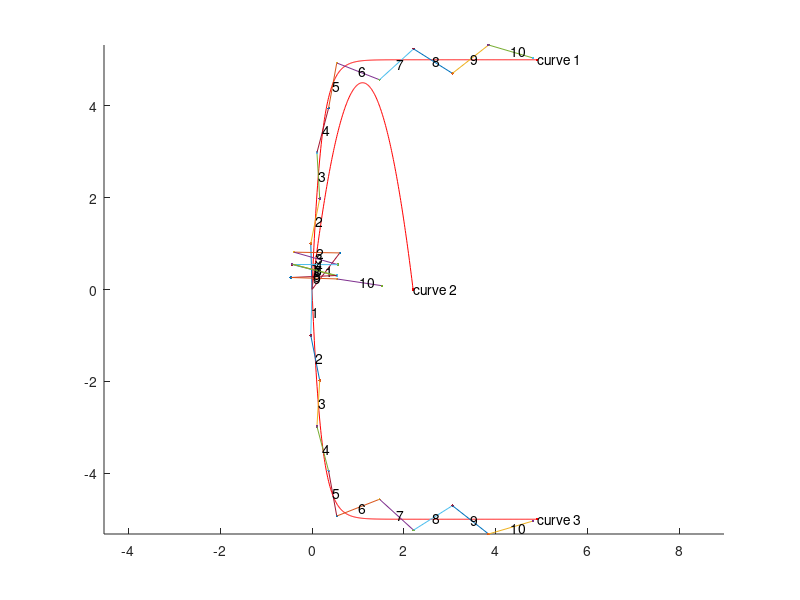

MATLAB code for this plot:
function curves2chains

global thisCurve;

spinner = 1;
q00 = [0;0;0];

Nvp = 3;
N = 10;
Q = zeros(Nvp,N);

T = [0; 1; 2];

Curves = struct('f',{@f1; @f2; @f3},...
               'dp',{@dp1; @dp2; @dp3},...
               'xw',{4.9; 2.2; 4.9},...
               'q0',{[pi/2; zeros(N-1,1)];...
                      % 1      2       3  4      5       6      7    8  9 10      
                     %[pi/2.5 pi/10 -pi/5 pi/5 -pi/1.1 pi/2.5 -pi/1.5 pi/5 -pi/2.5 pi/2.5];...
                     [pi/2.1 0 0 0 0 -pi/1.2 0 0 0 0];...
                     [-pi/2; zeros(N-1,1)]});

close all;
h = figure;
hold on;
axis equal;
for i = 1:Nvp
    % check length of function
    x = 0:.01: Curves(i).xw;
    plot( x, Curves(i).f(x) ,'r') % plot
    plot( Curves(i).xw , Curves(i).f( Curves(i).xw ) ,'r');
    text( Curves(i).xw , Curves(i).f( Curves(i).xw ) , sprintf('curve %d',i) );
    s = quadgk( Curves(i).dp , 0, Curves(i).xw );
    fprintf('Path length of curve %d: %f\n', i, s);
end

if ~input('Continue? [1 for yes, 0 for no]: ')
    return;
else
    
    for n = 1:Nvp
        
        thisCurve = Curves(n);
        
        if n == 2
            [q,fval,exitflag] = fsolve( @chaineqns , Q(1,:)' );
        else
            [q,fval,exitflag] = fsolve( @chaineqns , thisCurve.q0 );
        end
        fprintf('Exit flag for curve %d is %d\n',n,exitflag);
        
        Q(n,:) = q';
    end

    figure(h);
    for i = 1:Nvp
        plotlink( Q(i,:) ); % plot links
    end
    
    if ~input('Did the curves succeed? Should I save?: ')
        return;
    else
        % convert to relative angles
        Q2 = Q;
        for j = 2:N
            Q2(:,j) = Q(:,j) - Q(:,j-1);
        end
        
        if spinner
            Q2 = [q00 Q2];
        end
        
        OUT = [Q2 T];
        save path1.mat OUT -ascii
    end    
end

end % curves2chains

function f = f1(x)

%f = 0.1*x.^2;
%f = 0*x;
f = 5*(1-exp(-5*x));

end

function f = f2(x)

% f = 2*sqrt(x);
xo = 2.2;
ym = 4.5;

c = [xo^2 xo; xo^2/4 xo/2]\[0; ym];

f = c(1) * x.^2 + c(2) * x;

end

function f = f3(x)

f = -5*( 1-exp(-5*x) );

end

function dp = dp1(x)

% df = 2*.1*x;
% df = 0*x;
df = 25*exp(-5*x);
dp = sqrt( 1 + df.^2 );

end

function dp = dp2(x)

xo = 2.2;
ym = 4.5;

c = [xo^2 xo; xo^2/4 xo/2]\[0; ym];

df = 2* c(1) * x + c(2);
% df = 2*0.5./sqrt(x);
dp = sqrt( 1 + df.^2 );

end

function dp = dp3(x)

% df = -8*.2*exp(-.2*x);
df = -25*exp(-5*x);
dp = sqrt( 1 + df.^2 );

end

function F = chaineqns(Q)

global thisCurve N;

xw = thisCurve.xw;

N = length(Q);

F = zeros(N,1);

yw = thisCurve.f(xw);

x = zeros(N,1);
y = zeros(N,1);
x(1) = cos(Q(1));
y(1) = sin(Q(1));
for i = 2:length(Q)
    x(i) = x(i-1) + cos(Q(i));
	y(i) = y(i-1) + sin(Q(i));
end

for i = 1:N-2
    F(i) = thisCurve.f( mean(x(i:i+1)) ) - mean(y(i:i+1));
end

F(N-1) = xw - x(N);
F(N) = yw - y(N);

end

function plotlink(q)

global xw;

N = length(q);

x = zeros(1,N+1);
y = zeros(1,N+1);

for i = 2:N+1

    for j = 1:i-1
        x(i) = x(i) + cos(q(j));
        y(i) = y(i) + sin(q(j));
    end
    plot([x(i-1) x(i)],[y(i-1) y(i)])
    plot(x(i),y(i),'.')
    text(mean(x(i-1:i)),mean(y(i-1:i)),sprintf('%d',i-1))
end

end